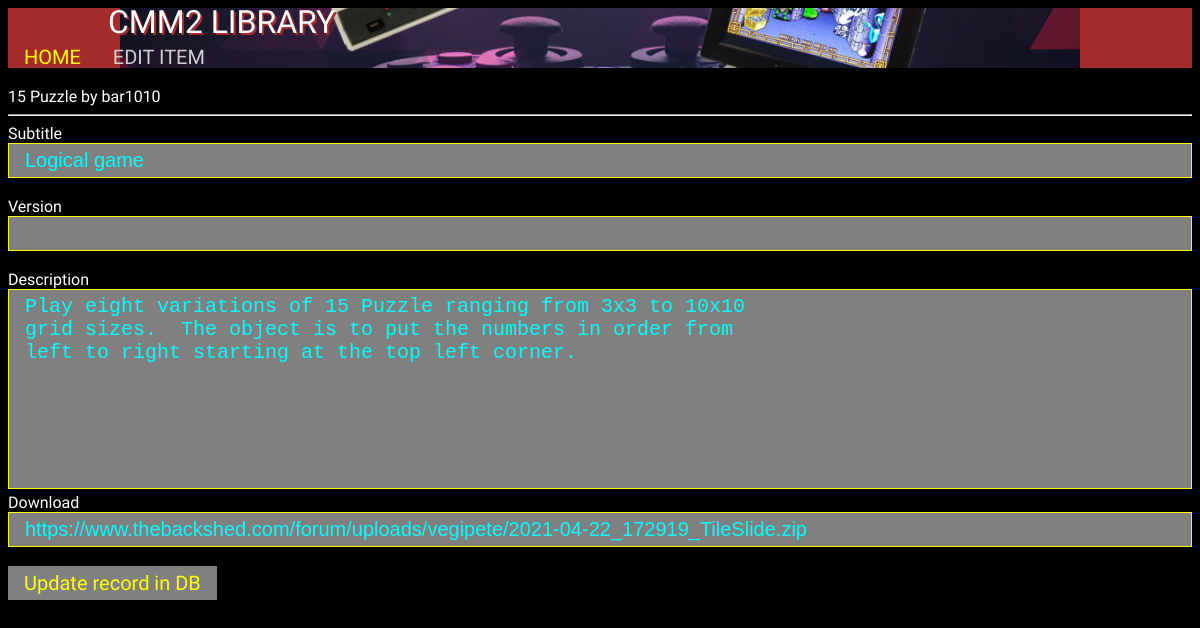
Screenshot of /editApp.php?id=50 with the database file from the repository.
### tables this page shows
CREATE TABLE IF NOT EXISTS `apps` (
  `id` int(11) NOT NULL AUTO_INCREMENT,
  `title` varchar(200) NOT NULL,
  `version` varchar(200) NOT NULL,
  `changed` timestamp NOT NULL DEFAULT CURRENT_TIMESTAMP,
  `author` int(11) NOT NULL DEFAULT '1',
  `scr_path` varchar(200) NOT NULL,
  `subtitle` varchar(200) NOT NULL,
  `description` varchar(2000) NOT NULL,
  `link` varchar(200) NOT NULL,
  `category` varchar(200) NOT NULL DEFAULT '1',
  `rating` int(11) NOT NULL DEFAULT '0',
  `enabled` tinyint(1) NOT NULL DEFAULT '1',
  PRIMARY KEY (`id`),
  KEY `title` (`title`,`changed`,`author`,`category`),
  KEY `title_2` (`title`),
  KEY `changed` (`changed`),
  KEY `category` (`category`)
);

CREATE TABLE IF NOT EXISTS `authors` (
  `id` int(11) NOT NULL AUTO_INCREMENT,
  `author` varchar(200) NOT NULL,
  `contact` varchar(200) DEFAULT NULL,
  `items` int(11) NOT NULL DEFAULT '0',
  PRIMARY KEY (`id`),
  UNIQUE KEY `author_4` (`author`),
  UNIQUE KEY `id` (`id`),
  UNIQUE KEY `id_2` (`id`),
  KEY `author` (`author`),
  KEY `author_2` (`author`),
  KEY `author_3` (`author`)
);

### editApp.php (the view, shortened to what this page needs)
<!DOCTYPE html>
<html>
<head>
</head>
<body>
<div class="navbar">
	<a href="index.php">HOME</a>
	<div>EDIT ITEM</div>
</div>
<div style="text-shadow: 2px 2px brown;font-family: 'Audiowide', sans-serif;line-height: 90%;padding-left: 100px;position: fixed; color: White; margin-top: -60px;font-size: 32px;">
CMM2 LIBRARY
</div>
	<?php
		if(isset($_GET['id']))
		{
			$id = intval($_GET['id']);
			$sql= "SELECT * FROM apps WHERE id=" . $id;
			$result = mysql_query($sql) or die('Query failed: ' . mysql_error());
			if ($result)
				if ($row = mysql_fetch_assoc($result))
				{
					$title = $row['title'];
					$subtitle = $row['subtitle'];
					$version = $row['version'];
					$description = $row['description'];
					$description = str_replace("<br>", "\n", $description);
					$description = str_replace("<p>", "\n\n", $description);
					$link = $row['link'];
					$author = '???';
					$sql= 'SELECT * FROM authors WHERE id=' . $row['author'];
					$result = mysql_query($sql) or die('Query failed: ' . mysql_error());
					if ($result)
						if ($row1 = mysql_fetch_assoc($result))
							$author = $row1['author'];
					echo '<br>';
					echo $title . ' by ' . $author . '<br>';
					echo '<hr>';
					$cururi = $_SERVER['REQUEST_URI'];
					echo '<form name="editPrg" action="editExistingApp.php?id=' . $id . '&url=' . $cururi . '" onsubmit="return validateForm()" method="post" enctype="multipart/form-data">';
					echo 'Subtitle<br><input type="text" name="subtitle" value="' . $subtitle . '">&nbsp;&nbsp;&nbsp;<br>';
					echo 'Version<br><input type="text" name="version" value="' . $version . '">&nbsp;&nbsp;&nbsp;<br>';
					echo 'Description<br><textarea name="description" rows="25" cols="80" style="resize:none">' . $description . '</textarea><br>';
					echo 'Download<br><input type="text" name="link" value="' . $link . '">&nbsp;&nbsp;&nbsp;<br>';
					echo '<input id="submit" type="submit" value="Update record in DB" onmouseover="submitOver()" onmouseout="submitOut()">';
					echo '</form>';
				}
  	}
  ?>
</body>
</html>

### editApp.php (style rules this page uses)
input[type=text] { background-color: gray; color: cyan; width: 100%; padding: 5px 16px; border: 1px solid yellow; box-sizing: border-box; font-size: 20px; }
textarea { width: 100%; height: 200px; padding: 5px 16px; box-sizing: border-box; border: 1px solid yellow; color: cyan; font-size: 20px; background-color: gray; resize: none; }
input[type="submit"] { background-color: gray; border: none; color: yellow; padding: 5px 16px; text-decoration: none; font-size: 20px; cursor: pointer; font-family: 'Audiowide', sans-serif; }
body { background-color: Black; color: White; font-family: 'Audiowide', sans-serif; }
.navbar { overflow: hidden; margin-right: 5px; background-image: url("banner.jpg"); background-repeat: no-repeat; background-size: auto; background-position: center; background-color: Brown; position: sticky; top: 0; height: 60px; width: 100%; }
.navbar a { float: left; display: fixed; color: yellow; text-align: center; margin-top: 32px; padding: 5px 16px; text-decoration: none; font-size: 20px; }
.navbar div { float: left; display: fixed; color: #d0d0d0; text-align: center; margin-top: 32px; padding: 5px 16px; text-decoration: none; font-size: 20px; }

### rows the page displays
apps: title "15 Puzzle", subtitle "Logical game", description "Play eight variations of 15 Puzzle ranging from 3x3 to 10x10 grid sizes. The object is to put the numbers in order from left to right starting at the top left corner.", link "https://www.thebackshed.com/forum/uploads/vegipete/2021-04-22_172919_TileSlide.zip"
authors: author "bar1010"
